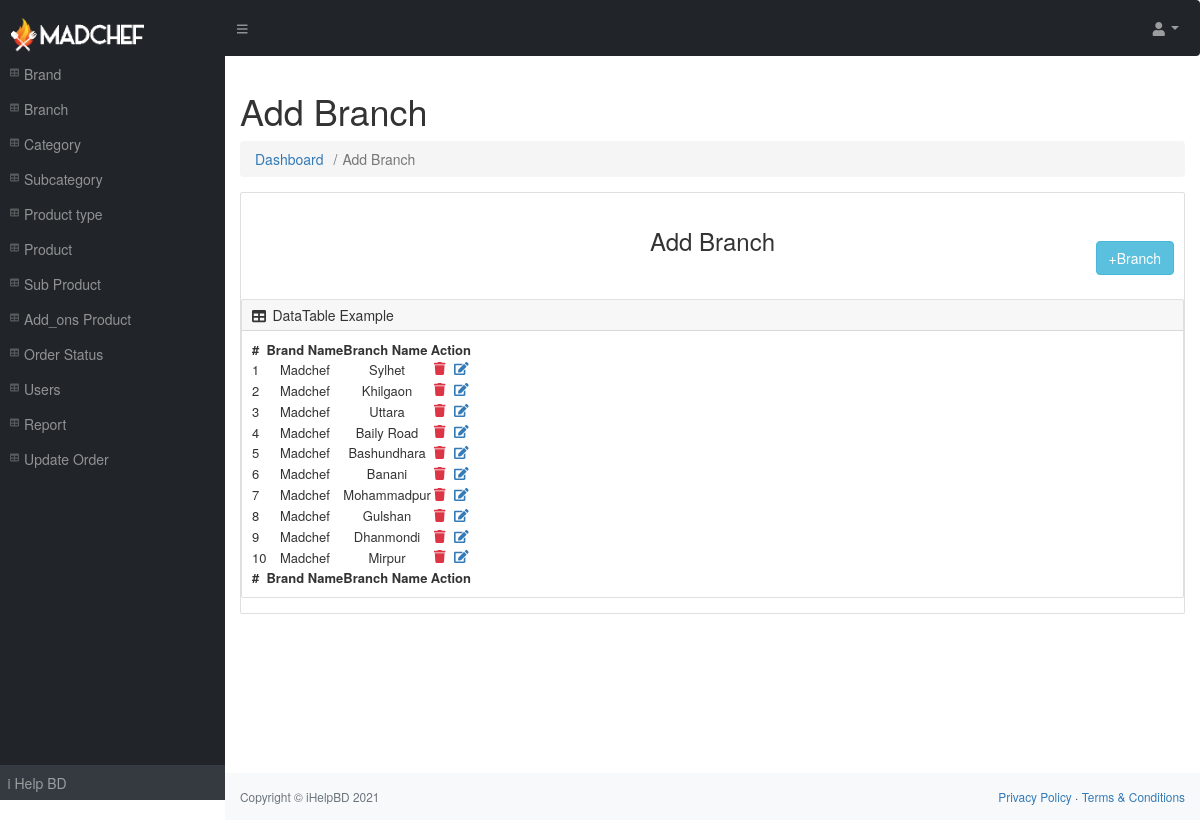
/madchef-admin/add_branch.php (signed in), run on the app's committed database.
### tables this page shows
CREATE TABLE IF NOT EXISTS `branch` (
  `id` int(11) NOT NULL,
  `brand` varchar(255) DEFAULT NULL,
  `branch` varchar(255) NOT NULL,
  `status` varchar(255) DEFAULT '1'
);

### madchef-admin/branch_data.php (the view, shortened to what this page needs)
<?php
include_once 'database.php';
include_once 'sidebar.php';
$sql=$con->query("SELECT * FROM `branch` ORDER BY `branch`.`id` DESC");
$i=1;
?>
<table id="datatablesSimple"  style="font-size: 13px;">
   <thead>
        <tr>
            <th>#</th>
            <th>Brand Name</th>
            <th>Branch Name</th>
            <th>Action</th>
        </tr>
    </thead>
    <tfoot>
        <tr>
         <th>#</th>
         <th>Brand Name</th>
         <th>Branch Name</th>
         <th>Action</th>
     </tr>
 </tfoot>
 <tbody>
    <?php
    while ($row=mysqli_fetch_assoc($sql))
    {
        ?>
        <tr>
            <td><?php echo $i; ?></td>
            <td class=" text-center"><?php echo $row['brand']; ?></td>
            <td class=" text-center"><?php echo $row['branch']; ?></td>
            <td class=" text-center">
                <a href="#"><i class="fas fa-trash text-danger m-1 float-left" onclick="del_branch(<?php echo $row['id']; ?>)"></i></a>
                 <a href="#"><i class="fa fa-edit m-1 float-left" data-toggle="modal" data-target="#exampleModal" onclick="branch_edit(<?php echo $row['id']; ?>)"></i></a>
            </td>
        </tr>
        <?php
        $i++;
    }
    ?>
</tbody>
</table>
<?php include_once 'sidebar.php'; ?>

### data on the page
branch: brand "Madchef", branch "Sylhet"
branch: brand "Madchef", branch "Khilgaon"
branch: brand "Madchef", branch "Uttara"
branch: brand "Madchef", branch "Baily Road"
branch: brand "Madchef", branch "Bashundhara"
branch: brand "Madchef", branch "Banani"
branch: brand "Madchef", branch "Mohammadpur"
branch: brand "Madchef", branch "Gulshan"
branch: brand "Madchef", branch "Dhanmondi"
branch: brand "Madchef", branch "Mirpur"
